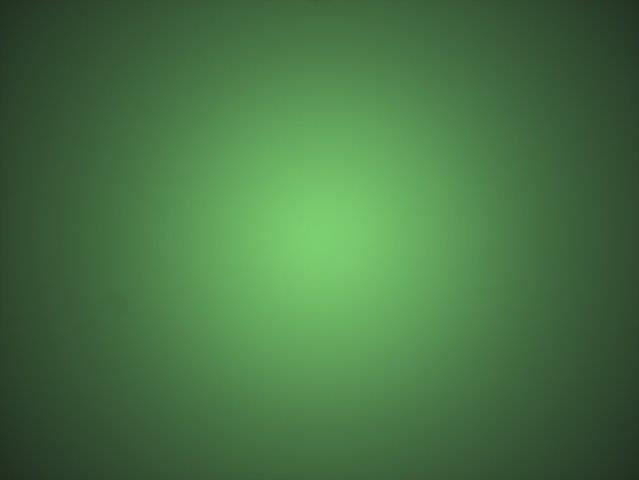
#> input picture 2021_2_산업 컴퓨터비전 실제/과제/2차_Term project_211020_CM 이물질 검출/Stain2.jpg, 639 x 480 px, found by its file name
$ python '김병근_산업 컴퓨터비전 실제_2차 Term project(모폴로지+소벨필터)_211020.py'   (older library calls are emulated)
#> lines starting #> are read from the running program, lines starting #| are printed output that depends on the picture
### 2021_2_산업 컴퓨터비전 실제/과제/2차_Term project_211020_CM 이물질 검출/Morphological_filter.py
import cv2
import numpy as np

#Dilation(팽창)
def imageDilation(image, kernel, iterations = 1):
    return cv2.dilate(image, kernel=kernel, iterations=iterations)

#Erosion(침식)
def imageErosion(image, kernel, iterations = 1):
    return cv2.erode(image, kernel=kernel, iterations=iterations)

#Opening
def imageOpening(image, iterations = 1):
    kernel = np.ones((3, 3), np.uint8)
    erosion = imageErosion(image, kernel, iterations)
    return imageDilation(erosion, kernel, iterations)

#Closing
def imageClosing(image, iterations = 1):
    kernel = np.ones((3, 3), np.uint8)
    dilation = imageDilation(image, kernel, iterations)
    return imageErosion(dilation, kernel, iterations)

### 2021_2_산업 컴퓨터비전 실제/과제/2차_Term project_211020_CM 이물질 검출/김병근_산업 컴퓨터비전 실제_2차 Term project(모폴로지+소벨필터)_211020.py
import cv2
import numpy as np
from matplotlib import pyplot as plt
import Morphological_filter as mo

imgOrg = cv2.imread('stain2.jpg')
#> imgOrg is the input picture: shape (480, 639, 3); mean B, G, R 68.3, 115.8, 71.1
img = cv2.imread('stain2.jpg',0)
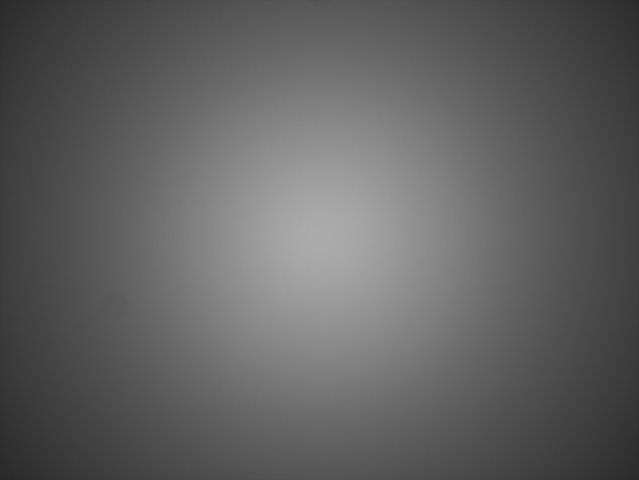
#> img: shape (480, 639); min 41, max 171, mean 97

for sigma in range(1, 4):
    img = cv2.GaussianBlur(img, (0, 0), sigma)

choiseNo = np.int(input("횟수입력: "))
#> the answer given: 3
kernel = cv2.getStructuringElement(cv2.MORPH_RECT, (3,3))

imgCopyD = img.copy()
imgCopyE = img.copy()
imgCopyO = img.copy()
imgCopyC = img.copy()

#D(dilation), E(erosion), O(open), C(close)
for i in range(choiseNo):
    imgCopyD = mo.imageDilation(imgCopyD, kernel)
    imgCopyE = mo.imageErosion(imgCopyE, kernel)
    imgCopyO = mo.imageOpening(imgCopyO)
    imgCopyC = mo.imageClosing(imgCopyC)

# ---- cv2.Sobel(src, ddepth, dx, dy, dst, ksize, scale, delta, borderType) -----
# src: 입력 영상,               # ddepth: 출력 영상의 dtype (-1: 입력 영상과 동일)
# dx, dy: 미분 차수 (0, 1, 2 중 선택, 둘 다 0일 수는 없음)
# ksize: 커널의 크기 (1, 3, 5, 7 중 선택)   # scale: 미분에 사용할 계수
# delta: 연산 결과에 가산할 값
# dx, dy: 0/1/2 중 실습 시 배운 미분차수가 가장 좋음
sobelD1 = cv2.Sobel(imgCopyD, cv2.CV_32F, 1, 0)  #dx/dy(미분차수) = 1 / 0
sobelD2 = cv2.Sobel(imgCopyD, cv2.CV_32F, 0, 1)  #dx/dy(미분차수) = 0 / 1
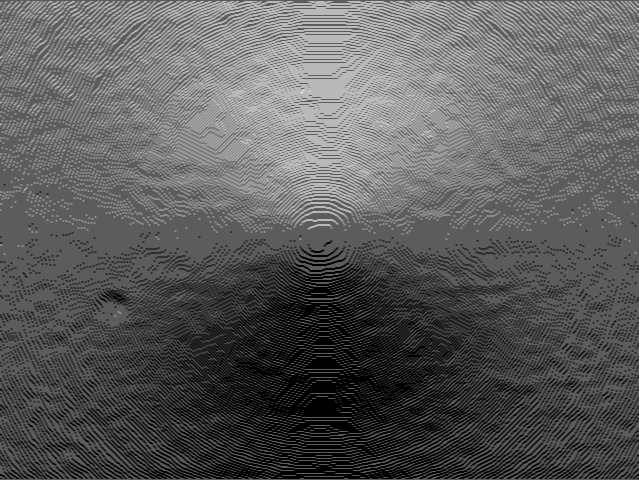
#> sobelD2: shape (480, 639) float32; min -4, max 7, mean -0.0379; drawn with min black and max white
sobelE1 = cv2.Sobel(imgCopyE, cv2.CV_32F, 1, 0)
sobelE2 = cv2.Sobel(imgCopyE, cv2.CV_32F, 0, 1)
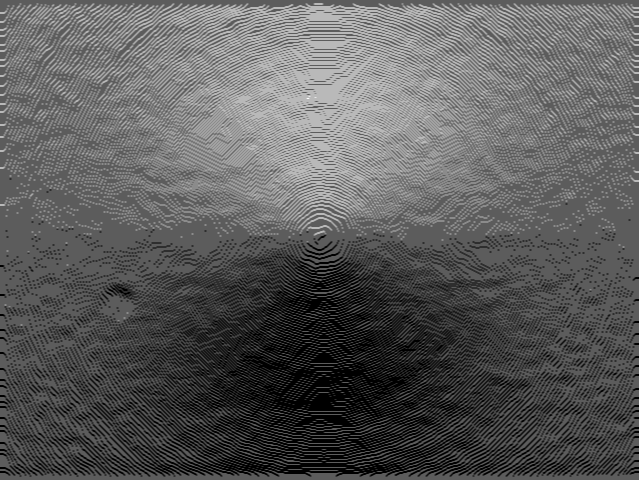
#> sobelE2: shape (480, 639) float32; min -4, max 7, mean -0.0375; drawn with min black and max white
sobelO1 = cv2.Sobel(imgCopyO, cv2.CV_32F, 1, 0)
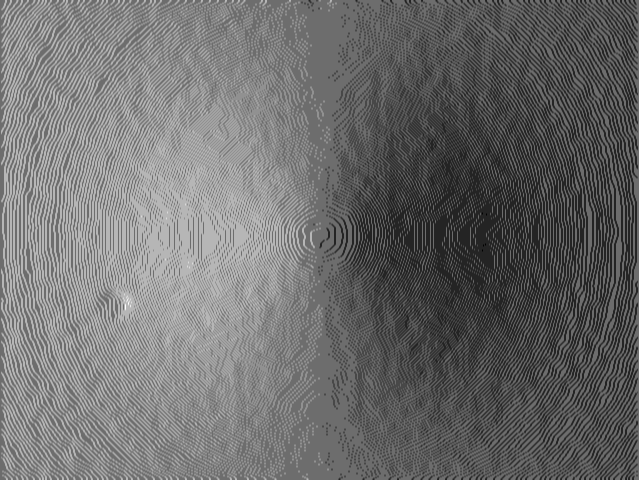
#> sobelO1: shape (480, 639) float32; min -6, max 8, mean 0.025; drawn with min black and max white
sobelO2 = cv2.Sobel(imgCopyO, cv2.CV_32F, 0, 1)
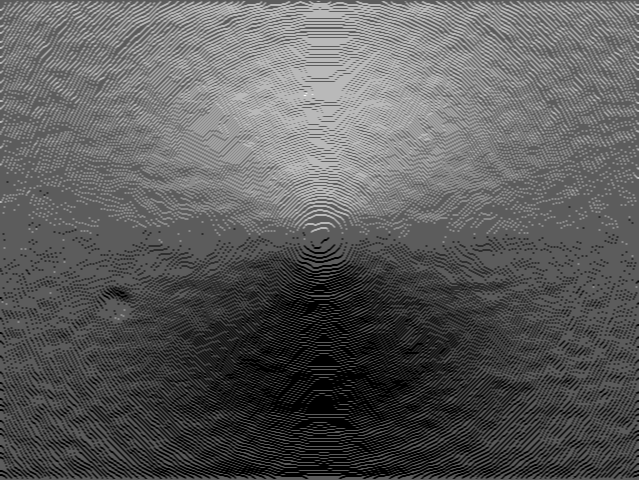
#> sobelO2: shape (480, 639) float32; min -4, max 7, mean -0.0378; drawn with min black and max white
sobelC1 = cv2.Sobel(imgCopyC, cv2.CV_32F, 1, 0)
sobelC2 = cv2.Sobel(imgCopyC, cv2.CV_32F, 0, 1)
sobelT1 = cv2.Sobel(imgCopyC, -1, 0, 1, kernel)
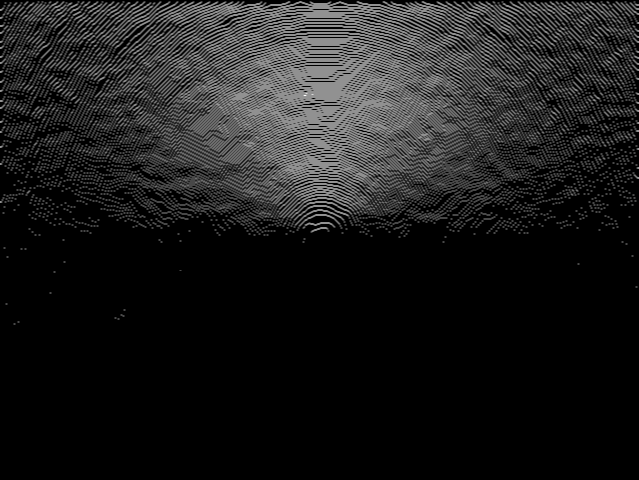
#> sobelT1: shape (480, 639); min 0, max 7, mean 0.779; drawn with min black and max white
sobelT2 = cv2.Sobel(imgCopyC, -1, 1, 0, kernel)
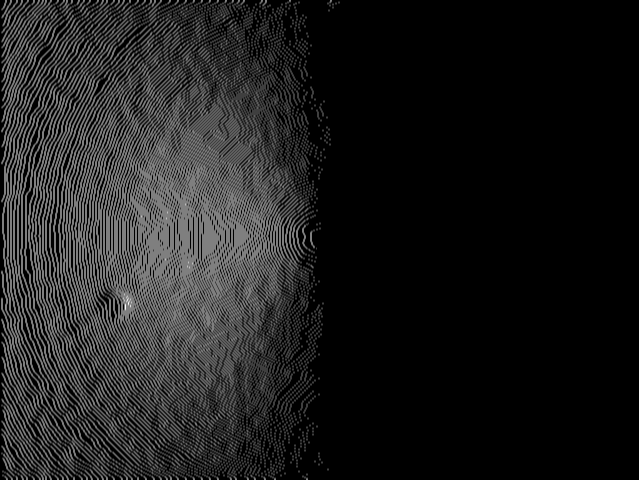
#> sobelT2: shape (480, 639); min 0, max 8, mean 0.959; drawn with min black and max white

#D(dilation), E(erosion), O(open), C(close)
titles = ['img(Org)', 'img(Gray)','sobel(dilation)1','sobel(dilation)2',
          'sobel(erosion)1','sobel(erosion)2', 'sobel(open)1', 'sobel(open)2', 'sobel(close)1', 'sobel(close)2',
          'sobelT1', 'sobelT2']
images = [imgOrg, img, sobelD1, sobelD1, sobelE1, sobelE2, sobelO1, sobelO2, sobelC1, sobelC2, sobelT1, sobelT2]
for i in range(12):
    plt.subplot(4,3,i+1)
    plt.imshow(images[i],'gray')
    plt.title(titles[i])
    plt.xticks([])
    plt.yticks([])
plt.show()
#> figure, not shown here; B, G, R data is drawn as R, G, B
